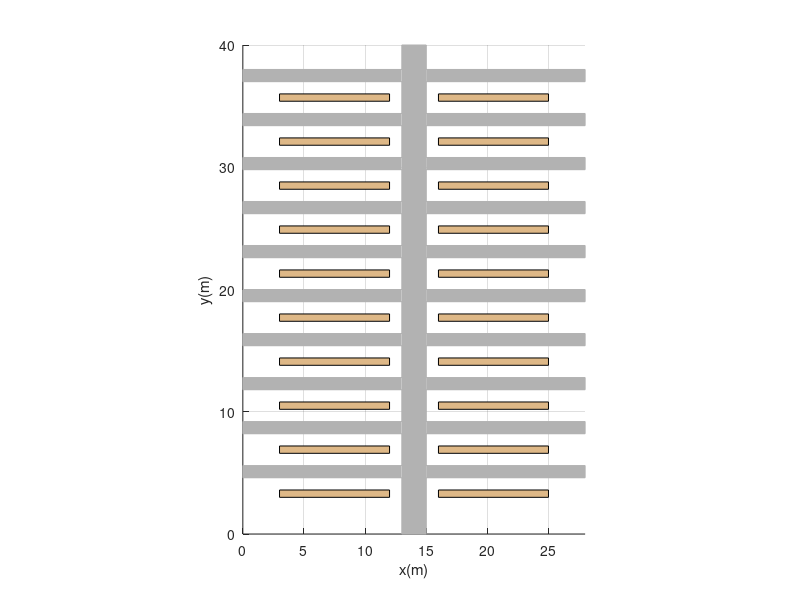

MATLAB code to generate this figure:
function warehouseModel()
    close all;
    clear all;
    set(gcf, 'Position', [1000, 50, 900, 900])
    axis equal;
    axis([0 28 0 40]);
    grid on;
    xlabel('x(m)'); ylabel('y(m)');
    hold on;

    for i = 1:10
        temp = 3 + 3.6 * (i - 1);
        rectangle('Position', [3 temp 9 0.6], 'FaceColor', [.87 .72 .53]);
    end

    for i = 1:10
        temp = 3 + 3.6 * (i - 1);
        rectangle('Position', [16 temp 9 0.6], 'FaceColor', [.87 .72 .53]);
    end

    rectangle('Position', [13 0 2 40], 'FaceColor', [.7 .7 .7], 'EdgeColor', [.7 .7 .7]);

    for i = 1:10
        rectangle('Position', [0 1 + 3.6 * i 28 1], 'FaceColor', [.7 .7 .7], 'EdgeColor', [.7 .7 .7]);
    end

end
